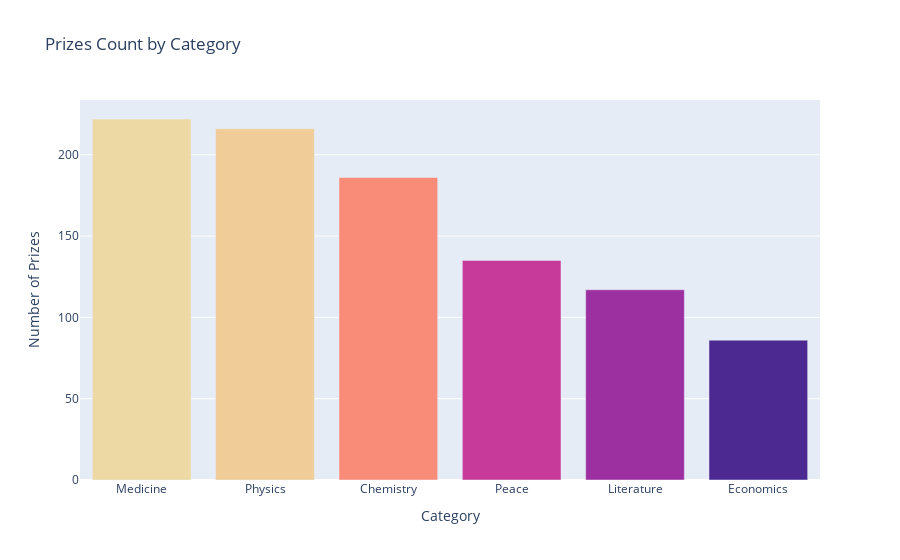

The notebook cell this image was saved under:
### Code cell
prizes_by_category = df_data["category"].value_counts()

bar = px.bar(
    x=prizes_by_category.index,
    y=prizes_by_category.values,
    title="Prizes Count by Category",
    hover_name=prizes_by_category.index,
    color=prizes_by_category.values,
    color_continuous_scale="Agsunset"
)

bar.update_layout(
    xaxis_title="Category",
    yaxis_title="Number of Prizes",
    coloraxis_showscale=False
)

bar.show()

### Figure 1 — Plotly figure (JSON) as saved in the notebook; plotly's stock layout.template omitted (floating-point values rounded to 4 significant figures)
{"data": [{"alignmentgroup": "True", "hovertemplate": "<b>%{hovertext}</b><br><br>x=%{x}<br>y=%{y}<br>color=%{marker.color}<extra></extra>", "hovertext": ["Medicine", "Physics", "Chemistry", "Peace", "Literature", "Economics"], "legendgroup": "", "marker": {"color": [222, 216, 186, 135, 117, 86], "coloraxis": "coloraxis", "pattern": {"shape": ""}}, "name": "", "offsetgroup": "", "orientation": "v", "showlegend": false, "textposition": "auto", "type": "bar", "x": ["Medicine", "Physics", "Chemistry", "Peace", "Literature", "Economics"], "xaxis": "x", "y": [222, 216, 186, 135, 117, 86], "yaxis": "y"}], "layout": {"barmode": "relative", "coloraxis": {"colorbar": {"title": {"text": "color"}}, "colorscale": [[0, "rgb(75, 41, 145)"], [0.1667, "rgb(135, 44, 162)"], [0.3333, "rgb(192, 54, 157)"], [0.5, "rgb(234, 79, 136)"], [0.6667, "rgb(250, 120, 118)"], [0.8333, "rgb(246, 169, 122)"], [1, "rgb(237, 217, 163)"]], "showscale": false}, "legend": {"tracegroupgap": 0}, "title": {"text": "Prizes Count by Category"}, "xaxis": {"anchor": "y", "domain": [0, 1], "title": {"text": "Category"}}, "yaxis": {"anchor": "x", "domain": [0, 1], "title": {"text": "Number of Prizes"}}}}
